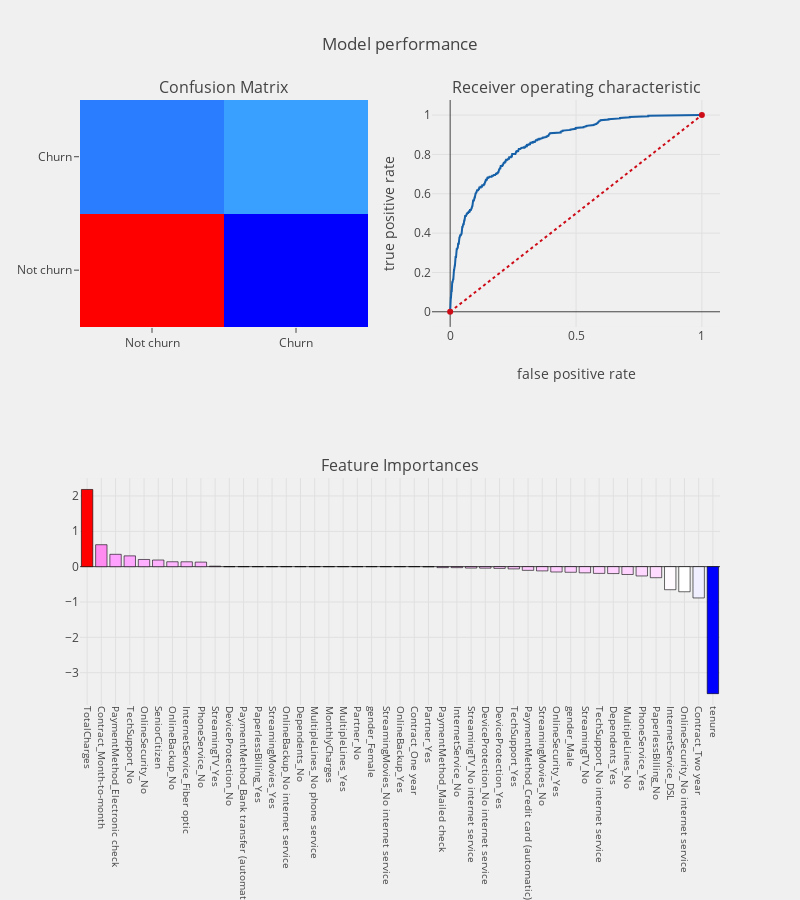

The cell this chart's notebook holds for it:
### Markdown cell above
Getting the results for the Logistic Regression Model

### Code cell
# Getting the results for the Logistic Regression Model
model_logit = LogisticRegression(C=clf.best_params_['C'],penalty='l1', verbose=5)
telecom_churn_prediction(model_logit,X_train, X_test,y_train,y_test,"coefficients",threshold_plot = True)

### Figure 1 — Plotly figure (JSON) as saved in the notebook; plotly's stock layout.template omitted (floating-point values rounded to 4 significant figures; data arrays with more than 128 entries replaced by an {"elided": "..."} marker saying what was removed)
{"data": [{"colorscale": "Picnic", "name": "matrix", "showscale": false, "type": "heatmap", "uid": "ad39f6ab-77ee-4755-8521-b2485194b6a0", "x": ["Not churn", "Churn"], "xaxis": "x", "y": ["Not churn", "Churn"], "yaxis": "y", "z": [[1439, 139], [245, 287]]}, {"line": {"color": "rgb(22, 96, 167)", "width": 2}, "name": "Roc : 0.7256937495830832", "type": "scatter", "uid": "f809ff65-b37c-47dc-82ae-55bbd2f6be4f", "x": {"elided": "526 float values"}, "xaxis": "x2", "y": {"elided": "526 float values"}, "yaxis": "y2"}, {"line": {"color": "rgb(205, 12, 24)", "dash": "dot", "width": 2}, "type": "scatter", "uid": "a0711d9b-80ef-44d8-9479-66343a81670e", "x": [0, 1], "xaxis": "x2", "y": [0, 1], "yaxis": "y2"}, {"marker": {"color": [2.183, 0.6204, 0.3491, 0.3049, 0.2026, 0.1871, 0.138, 0.1375, 0.1284, 0.01411, 3.038e-07, 0, 0, 0, 0, 0, 0, 0, 0, 0, 0, -1.767e-05, -0.0001531, -0.0001752, -0.004472, -0.02778, -0.02892, -0.04011, -0.04262, -0.04959, -0.0636, -0.1049, -0.1207, -0.151, -0.1592, -0.1744, -0.1913, -0.1957, -0.2222, -0.2632, -0.3129, -0.6525, -0.7101, -0.8852, -3.592], "colorscale": "Picnic", "line": {"color": "black", "width": 0.6}}, "name": "coefficients", "type": "bar", "uid": "a95ba144-8dfe-4178-bfb6-516588bcbc34", "x": ["TotalCharges", "Contract_Month-to-month", "PaymentMethod_Electronic check", "TechSupport_No", "OnlineSecurity_No", "SeniorCitizen", "OnlineBackup_No", "InternetService_Fiber optic", "PhoneService_No", "StreamingTV_Yes", "DeviceProtection_No", "PaymentMethod_Bank transfer (automatic)", "PaperlessBilling_Yes", "StreamingMovies_Yes", "OnlineBackup_No internet service", "Dependents_No", "MultipleLines_No phone service", "MonthlyCharges", "MultipleLines_Yes", "Partner_No", "gender_Female", "StreamingMovies_No internet service", "OnlineBackup_Yes", "Contract_One year", "Partner_Yes", "PaymentMethod_Mailed check", "InternetService_No", "StreamingTV_No internet service", "DeviceProtection_No internet service", "DeviceProtection_Yes", "TechSupport_Yes", "PaymentMethod_Credit card (automatic)", "StreamingMovies_No", "OnlineSecurity_Yes", "gender_Male", "StreamingTV_No", "TechSupport_No internet service", "Dependents_Yes", "MultipleLines_No", "PhoneService_Yes", "PaperlessBilling_No", "InternetService_DSL", "OnlineSecurity_No internet service", "Contract_Two year", "tenure"], "xaxis": "x3", "y": [2.183, 0.6204, 0.3491, 0.3049, 0.2026, 0.1871, 0.138, 0.1375, 0.1284, 0.01411, 3.038e-07, 0, 0, 0, 0, 0, 0, 0, 0, 0, 0, -1.767e-05, -0.0001531, -0.0001752, -0.004472, -0.02778, -0.02892, -0.04011, -0.04262, -0.04959, -0.0636, -0.1049, -0.1207, -0.151, -0.1592, -0.1744, -0.1913, -0.1957, -0.2222, -0.2632, -0.3129, -0.6525, -0.7101, -0.8852, -3.592], "yaxis": "y3"}], "layout": {"annotations": [{"font": {"size": 16}, "showarrow": false, "text": "Confusion Matrix", "x": 0.225, "xanchor": "center", "xref": "paper", "y": 1, "yanchor": "bottom", "yref": "paper"}, {"font": {"size": 16}, "showarrow": false, "text": "Receiver operating characteristic", "x": 0.775, "xanchor": "center", "xref": "paper", "y": 1, "yanchor": "bottom", "yref": "paper"}, {"font": {"size": 16}, "showarrow": false, "text": "Feature Importances", "x": 0.5, "xanchor": "center", "xref": "paper", "y": 0.375, "yanchor": "bottom", "yref": "paper"}], "autosize": false, "height": 900, "margin": {"b": 195}, "paper_bgcolor": "rgba(240,240,240, 0.95)", "plot_bgcolor": "rgba(240,240,240, 0.95)", "showlegend": false, "title": {"text": "Model performance"}, "width": 800, "xaxis": {"anchor": "y", "domain": [0, 0.45]}, "xaxis2": {"anchor": "y2", "domain": [0.55, 1], "title": {"text": "false positive rate"}}, "xaxis3": {"anchor": "y3", "domain": [0, 1], "showgrid": true, "tickangle": 90, "tickfont": {"size": 10}}, "yaxis": {"anchor": "x", "domain": [0.625, 1]}, "yaxis2": {"anchor": "x2", "domain": [0.625, 1], "title": {"text": "true positive rate"}}, "yaxis3": {"anchor": "x3", "domain": [0, 0.375]}}}
